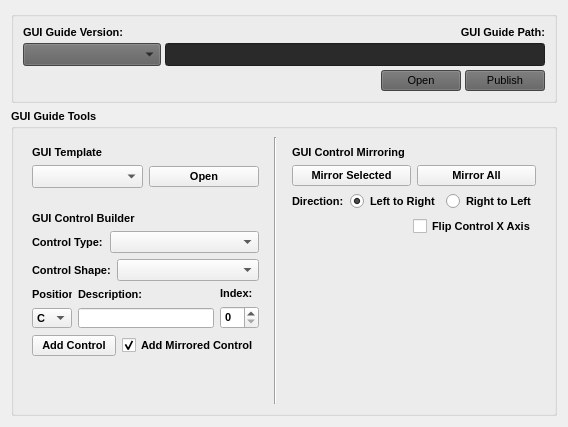
            <widget class="QWidget" name="toolBoxPage2">
             <property name="geometry">
              <rect>
               <x>0</x>
               <y>0</y>
               <width>568</width>
               <height>427</height>
              </rect>
             </property>
             <attribute name="label">
              <string>2. GUI Guide</string>
             </attribute>
             <layout class="QVBoxLayout" name="verticalLayout_44">
              <item>
               <widget class="QGroupBox" name="groupBox_6">
                <property name="font">
                 <font>
                  <pointsize>8</pointsize>
                  <weight>50</weight>
                  <bold>false</bold>
                 </font>
                </property>
                <property name="title">
                 <string/>
                </property>
                <layout class="QVBoxLayout" name="verticalLayout_28">
                 <item>
                  <layout class="QVBoxLayout" name="verticalLayout_27">
                   <property name="spacing">
                    <number>4</number>
                   </property>
                   <item>
                    <layout class="QHBoxLayout" name="horizontalLayout_6">
                     <property name="spacing">
                      <number>4</number>
                     </property>
                     <item>
                      <layout class="QVBoxLayout" name="verticalLayout_6">
                       <property name="spacing">
                        <number>4</number>
                       </property>
                       <item>
                        <widget class="QLabel" name="label_12">
                         <property name="font">
                          <font>
                           <pointsize>8</pointsize>
                           <weight>75</weight>
                           <bold>true</bold>
                          </font>
                         </property>
                         <property name="text">
                          <string>GUI Guide Version:</string>
                         </property>
                        </widget>
                       </item>
                       <item>
                        <widget class="QComboBox" name="frbGUIGuideVersionComboBox">
                         <property name="minimumSize">
                          <size>
                           <width>138</width>
                           <height>23</height>
                          </size>
                         </property>
                         <property name="font">
                          <font>
                           <pointsize>8</pointsize>
                           <weight>50</weight>
                           <bold>false</bold>
                          </font>
                         </property>
                         <property name="styleSheet">
                          <string notr="true">background-color: rgb(95, 95, 95);</string>
                         </property>
                        </widget>
                       </item>
                      </layout>
                     </item>
                     <item>
                      <layout class="QVBoxLayout" name="verticalLayout_19">
                       <property name="spacing">
                        <number>4</number>
                       </property>
                       <item>
                        <widget class="QLabel" name="label_21">
                         <property name="font">
                          <font>
                           <pointsize>8</pointsize>
                           <weight>75</weight>
                           <bold>true</bold>
                          </font>
                         </property>
                         <property name="text">
                          <string>GUI Guide Path:</string>
                         </property>
                         <property name="alignment">
                          <set>Qt::AlignRight|Qt::AlignTrailing|Qt::AlignVCenter</set>
                         </property>
                        </widget>
                       </item>
                       <item>
                        <widget class="QLineEdit" name="frbGUIGuideVersionPathLineEdit">
                         <property name="minimumSize">
                          <size>
                           <width>0</width>
                           <height>23</height>
                          </size>
                         </property>
                         <property name="styleSheet">
                          <string notr="true">background-color: rgb(42, 42, 42);</string>
                         </property>
                         <property name="readOnly">
                          <bool>true</bool>
                         </property>
                        </widget>
                       </item>
                      </layout>
                     </item>
                    </layout>
                   </item>
                   <item>
                    <layout class="QHBoxLayout" name="horizontalLayout_10">
                     <property name="spacing">
                      <number>4</number>
                     </property>
                     <item>
                      <spacer name="horizontalSpacer_19">
                       <property name="orientation">
                        <enum>Qt::Horizontal</enum>
                       </property>
                       <property name="sizeHint" stdset="0">
                        <size>
                         <width>40</width>
                         <height>20</height>
                        </size>
                       </property>
                      </spacer>
                     </item>
                     <item>
                      <widget class="QPushButton" name="frbGUIGuideOpenPushButton">
                       <property name="minimumSize">
                        <size>
                         <width>75</width>
                         <height>0</height>
                        </size>
                       </property>
                       <property name="font">
                        <font>
                         <pointsize>8</pointsize>
                         <weight>50</weight>
                         <bold>false</bold>
                        </font>
                       </property>
                       <property name="styleSheet">
                        <string notr="true">background-color: rgb(95, 95, 95);</string>
                       </property>
                       <property name="text">
                        <string>Open</string>
                       </property>
                      </widget>
                     </item>
                     <item>
                      <widget class="QPushButton" name="frbGUIGuidePublishPushButton">
                       <property name="minimumSize">
                        <size>
                         <width>75</width>
                         <height>0</height>
                        </size>
                       </property>
                       <property name="font">
                        <font>
                         <pointsize>8</pointsize>
                         <weight>50</weight>
                         <bold>false</bold>
                        </font>
                       </property>
                       <property name="styleSheet">
                        <string notr="true">background-color: rgb(95, 95, 95);</string>
                       </property>
                       <property name="text">
                        <string>Publish</string>
                       </property>
                      </widget>
                     </item>
                    </layout>
                   </item>
                  </layout>
                 </item>
                </layout>
               </widget>
              </item>
              <item>
               <widget class="QGroupBox" name="groupBox_7">
                <property name="sizePolicy">
                 <sizepolicy hsizetype="Minimum" vsizetype="Preferred">
                  <horstretch>0</horstretch>
                  <verstretch>0</verstretch>
                 </sizepolicy>
                </property>
                <property name="minimumSize">
                 <size>
                  <width>276</width>
                  <height>0</height>
                 </size>
                </property>
                <property name="font">
                 <font>
                  <pointsize>8</pointsize>
                  <weight>75</weight>
                  <bold>true</bold>
                 </font>
                </property>
                <property name="title">
                 <string>GUI Guide Tools</string>
                </property>
                <property name="flat">
                 <bool>false</bool>
                </property>
                <property name="checkable">
                 <bool>false</bool>
                </property>
                <layout class="QHBoxLayout" name="horizontalLayout_39">
                 <item>
                  <layout class="QHBoxLayout" name="horizontalLayout_36">
                   <item>
                    <layout class="QVBoxLayout" name="verticalLayout_50">
                     <item>
                      <widget class="QFrame" name="frame_4">
                       <layout class="QVBoxLayout" name="verticalLayout_42">
                        <item>
                         <layout class="QVBoxLayout" name="verticalLayout_16">
                          <item>
                           <widget class="QLabel" name="label_6">
                            <property name="font">
                             <font>
                              <weight>75</weight>
                              <bold>true</bold>
                             </font>
                            </property>
                            <property name="text">
                             <string>GUI Template</string>
                            </property>
                           </widget>
                          </item>
                          <item>
                           <layout class="QHBoxLayout" name="horizontalLayout_11">
                            <item>
                             <widget class="QComboBox" name="frbToolsFaceGUITemplateComboBox">
                              <property name="minimumSize">
                               <size>
                                <width>0</width>
                                <height>23</height>
                               </size>
                              </property>
                             </widget>
                            </item>
                            <item>
                             <widget class="QPushButton" name="frbToolsFaceGUITemplateOpenPushButton">
                              <property name="minimumSize">
                               <size>
                                <width>50</width>
                                <height>0</height>
                               </size>
                              </property>
                              <property name="text">
                               <string>Open</string>
                              </property>
                             </widget>
                            </item>
                           </layout>
                          </item>
                         </layout>
                        </item>
                       </layout>
                      </widget>
                     </item>
                     <item>
                      <widget class="QFrame" name="frame_5">
                       <layout class="QVBoxLayout" name="verticalLayout_29">
                        <item>
                         <layout class="QVBoxLayout" name="verticalLayout_11">
                          <item>
                           <widget class="QLabel" name="label_7">
                            <property name="font">
                             <font>
                              <weight>75</weight>
                              <bold>true</bold>
                             </font>
                            </property>
                            <property name="text">
                             <string>GUI Control Builder</string>
                            </property>
                           </widget>
                          </item>
                          <item>
                           <layout class="QHBoxLayout" name="horizontalLayout_22">
                            <item>
                             <widget class="QLabel" name="label">
                              <property name="sizePolicy">
                               <sizepolicy hsizetype="Maximum" vsizetype="Preferred">
                                <horstretch>0</horstretch>
                                <verstretch>0</verstretch>
                               </sizepolicy>
                              </property>
                              <property name="minimumSize">
                               <size>
                                <width>72</width>
                                <height>0</height>
                               </size>
                              </property>
                              <property name="maximumSize">
                               <size>
                                <width>72</width>
                                <height>16777215</height>
                               </size>
                              </property>
                              <property name="text">
                               <string>Control Type:</string>
                              </property>
                             </widget>
                            </item>
                            <item>
                             <widget class="QComboBox" name="frbToolsFaceGUIControlTypeComboBox">
                              <property name="sizePolicy">
                               <sizepolicy hsizetype="Preferred" vsizetype="Fixed">
                                <horstretch>0</horstretch>
                                <verstretch>0</verstretch>
                               </sizepolicy>
                              </property>
                             </widget>
                            </item>
                           </layout>
                          </item>
                          <item>
                           <layout class="QHBoxLayout" name="horizontalLayout_27">
                            <item>
                             <widget class="QLabel" name="label_5">
                              <property name="sizePolicy">
                               <sizepolicy hsizetype="Maximum" vsizetype="Preferred">
                                <horstretch>0</horstretch>
                                <verstretch>0</verstretch>
                               </sizepolicy>
                              </property>
                              <property name="text">
                               <string>Control Shape:</string>
                              </property>
                             </widget>
                            </item>
                            <item>
                             <widget class="QComboBox" name="frbToolsFaceGUIControlShapeComboBox"/>
                            </item>
                           </layout>
                          </item>
                          <item>
                           <layout class="QHBoxLayout" name="horizontalLayout_13">
                            <property name="spacing">
                             <number>6</number>
                            </property>
                            <item>
                             <layout class="QVBoxLayout" name="verticalLayout_10">
                              <item>
                               <widget class="QLabel" name="label_2">
                                <property name="minimumSize">
                                 <size>
                                  <width>40</width>
                                  <height>15</height>
                                 </size>
                                </property>
                                <property name="maximumSize">
                                 <size>
                                  <width>40</width>
                                  <height>15</height>
                                 </size>
                                </property>
                                <property name="text">
                                 <string>Position:</string>
                                </property>
                               </widget>
                              </item>
                              <item>
                               <widget class="QComboBox" name="frbToolsFaceGUIControlPositionComboBox">
                                <property name="minimumSize">
                                 <size>
                                  <width>0</width>
                                  <height>3</height>
                                 </size>
                                </property>
                                <property name="maximumSize">
                                 <size>
                                  <width>40</width>
                                  <height>20</height>
                                 </size>
                                </property>
                                <item>
                                 <property name="text">
                                  <string>C</string>
                                 </property>
                                </item>
                                <item>
                                 <property name="text">
                                  <string>L</string>
                                 </property>
                                </item>
                                <item>
                                 <property name="text">
                                  <string>R</string>
                                 </property>
                                </item>
                               </widget>
                              </item>
                             </layout>
                            </item>
                            <item>
                             <layout class="QVBoxLayout" name="verticalLayout_12">
                              <item>
                               <widget class="QLabel" name="label_3">
                                <property name="minimumSize">
                                 <size>
                                  <width>0</width>
                                  <height>15</height>
                                 </size>
                                </property>
                                <property name="maximumSize">
                                 <size>
                                  <width>16777215</width>
                                  <height>15</height>
                                 </size>
                                </property>
                                <property name="text">
                                 <string>Description:</string>
                                </property>
                               </widget>
                              </item>
                              <item>
                               <widget class="QLineEdit" name="frbToolsFaceGUIControlDescriptionLineEdit">
                                <property name="minimumSize">
                                 <size>
                                  <width>0</width>
                                  <height>20</height>
                                 </size>
                                </property>
                                <property name="maximumSize">
                                 <size>
                                  <width>16777215</width>
                                  <height>20</height>
                                 </size>
                                </property>
                               </widget>
                              </item>
                             </layout>
                            </item>
                            <item>
                             <layout class="QVBoxLayout" name="verticalLayout_13">
                              <item>
                               <widget class="QLabel" name="label_4">
                                <property name="text">
                                 <string>Index:</string>
                                </property>
                               </widget>
                              </item>
                              <item>
                               <widget class="QSpinBox" name="frbToolsFaceGUIControlIndexSpinBox"/>
                              </item>
                             </layout>
                            </item>
                           </layout>
                          </item>
                          <item>
                           <layout class="QHBoxLayout" name="horizontalLayout_12">
                            <item>
                             <widget class="QPushButton" name="frbToolsFaceGUIAddControlPushButton">
                              <property name="text">
                               <string>Add Control</string>
                              </property>
                             </widget>
                            </item>
                            <item>
                             <widget class="QCheckBox" name="frbToolsFaceGUIAddMirroredControlCheckBox">
                              <property name="text">
                               <string>Add Mirrored Control</string>
                              </property>
                              <property name="checked">
                               <bool>true</bool>
                              </property>
                             </widget>
                            </item>
                           </layout>
                          </item>
                         </layout>
                        </item>
                       </layout>
                      </widget>
                     </item>
                     <item>
                      <spacer name="verticalSpacer">
                       <property name="orientation">
                        <enum>Qt::Vertical</enum>
                       </property>
                       <property name="sizeHint" stdset="0">
                        <size>
                         <width>20</width>
                         <height>40</height>
                        </size>
                       </property>
                      </spacer>
                     </item>
                    </layout>
                   </item>
                   <item>
                    <widget class="Line" name="line">
                     <property name="orientation">
                      <enum>Qt::Vertical</enum>
                     </property>
                    </widget>
                   </item>
                   <item>
                    <layout class="QVBoxLayout" name="verticalLayout_45">
                     <item>
                      <widget class="QFrame" name="frame">
                       <property name="frameShape">
                        <enum>QFrame::NoFrame</enum>
                       </property>
                       <property name="frameShadow">
                        <enum>QFrame::Raised</enum>
                       </property>
                       <layout class="QHBoxLayout" name="horizontalLayout_21">
                        <item>
                         <layout class="QVBoxLayout" name="verticalLayout_43">
                          <item>
                           <widget class="QLabel" name="label_38">
                            <property name="font">
                             <font>
                              <weight>75</weight>
                              <bold>true</bold>
                             </font>
                            </property>
                            <property name="text">
                             <string>GUI Control Mirroring</string>
                            </property>
                           </widget>
                          </item>
                          <item>
                           <layout class="QHBoxLayout" name="horizontalLayout_41">
                            <item>
                             <widget class="QPushButton" name="frbToolsFaceGUIControlMirrorSelectedPushButton">
                              <property name="text">
                               <string>Mirror Selected</string>
                              </property>
                             </widget>
                            </item>
                            <item>
                             <widget class="QPushButton" name="frbToolsFaceGUIControlMirrorAllPushButton">
                              <property name="text">
                               <string>Mirror All</string>
                              </property>
                             </widget>
                            </item>
                           </layout>
                          </item>
                          <item>
                           <layout class="QHBoxLayout" name="horizontalLayout_20">
                            <item>
                             <widget class="QLabel" name="label_36">
                              <property name="text">
                               <string>Direction:</string>
                              </property>
                             </widget>
                            </item>
                            <item>
                             <widget class="QRadioButton" name="frbToolsFaceGUIControlMirrorDirectionRadio0">
                              <property name="text">
                               <string>Left to Right</string>
                              </property>
                              <property name="checked">
                               <bool>true</bool>
                              </property>
                              <property name="autoExclusive">
                               <bool>true</bool>
                              </property>
                             </widget>
                            </item>
                            <item>
                             <widget class="QRadioButton" name="frbToolsFaceGUIControlMirrorDirectionRadio1">
                              <property name="text">
                               <string>Right to Left</string>
                              </property>
                              <property name="autoExclusive">
                               <bool>true</bool>
                              </property>
                             </widget>
                            </item>
                           </layout>
                          </item>
                          <item>
                           <layout class="QHBoxLayout" name="horizontalLayout_42">
                            <item>
                             <spacer name="horizontalSpacer_5">
                              <property name="orientation">
                               <enum>Qt::Horizontal</enum>
                              </property>
                              <property name="sizeHint" stdset="0">
                               <size>
                                <width>40</width>
                                <height>20</height>
                               </size>
                              </property>
                             </spacer>
                            </item>
                            <item>
                             <widget class="QCheckBox" name="frbToolsFaceGUIControlMirrorFlipXAxisCheckBox">
                              <property name="text">
                               <string>Flip Control X Axis</string>
                              </property>
                             </widget>
                            </item>
                           </layout>
                          </item>
                         </layout>
                        </item>
                       </layout>
                      </widget>
                     </item>
                     <item>
                      <spacer name="verticalSpacer_9">
                       <property name="orientation">
                        <enum>Qt::Vertical</enum>
                       </property>
                       <property name="sizeHint" stdset="0">
                        <size>
                         <width>20</width>
                         <height>40</height>
                        </size>
                       </property>
                      </spacer>
                     </item>
                    </layout>
                   </item>
                  </layout>
                 </item>
                </layout>
               </widget>
              </item>
             </layout>
            </widget>
